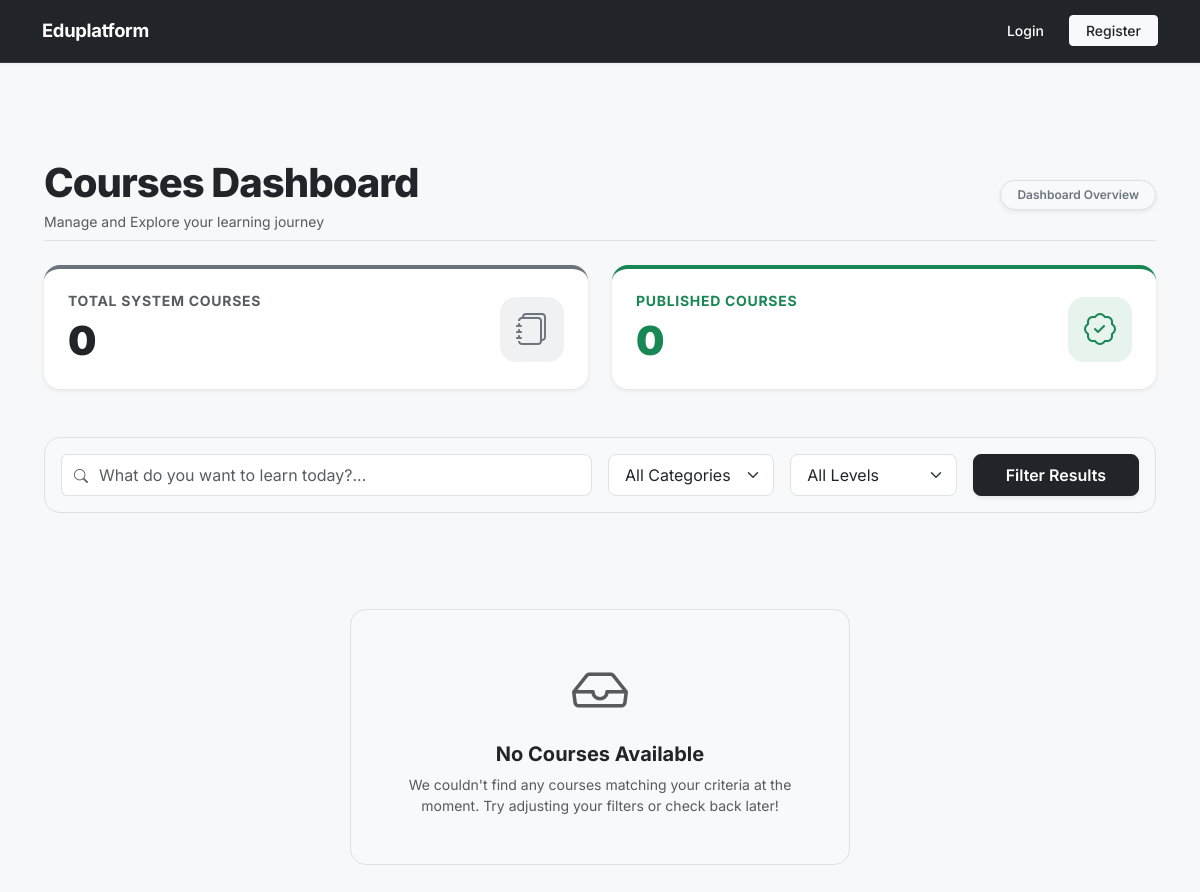
/, run on an earlier commit of the app's database.
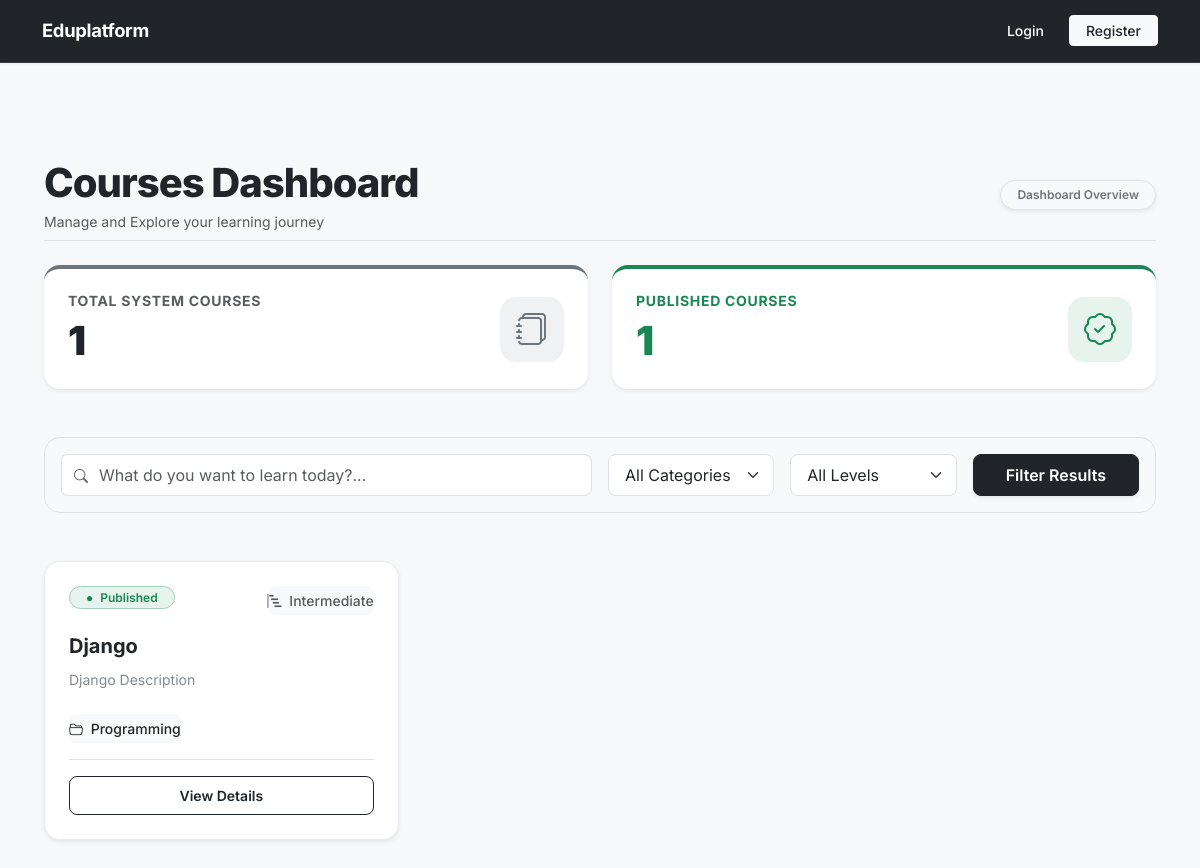
And on a later commit of the database.
### core/models.py (models this page shows, shortened)
class Course(models.Model):
    LEVEL_CHOICES = [
        ('beginner', 'Beginner'),
        ('intermediate', 'Intermediate'),
        ('advanced', 'Advanced'),
    ]
    title = models.CharField(max_length=200)
    description = models.TextField()
    teacher = models.ForeignKey(User, on_delete=models.CASCADE, related_name='created_courses')
    category = models.ForeignKey(Category, on_delete=models.PROTECT, related_name='courses')
    level = models.CharField(max_length=15, choices=LEVEL_CHOICES, default='beginner')
    is_published = models.BooleanField(default=False)
    created_at = models.DateTimeField(auto_now_add=True)
    updated_at = models.DateTimeField(auto_now=True)

class Category(models.Model):
    name = models.CharField(max_length=100)
    slug = models.SlugField(unique=True)
    class Meta:
        verbose_name_plural = "Categories"
    def __str__(self):
        return self.name

### core/views.py (the view)
# urls.py: path('',views.course_list,name='course_list'),
def course_list(request):
    if request.user.is_authenticated and request.user.profile.role == 'teacher':
        courses = Course.objects.filter(teacher=request.user)
    else:
        courses = Course.objects.filter(is_published=True)
    search = request.GET.get('search')
    category = request.GET.get('category')
    level = request.GET.get('level')
    if search:
        courses = courses.filter(title__icontains=search) | \
                  courses.filter(description__icontains=search)
    if category:
        courses = courses.filter(category__slug=category)
    if level:
        courses = courses.filter(level=level)
    enrolled_ids = []
    if request.user.is_authenticated:
        role = request.user.profile.role
        if role == 'teacher':
            stats = {
                'total': courses.count(),
                'published': courses.filter(is_published=True).count(),
                'unpublished': courses.filter(is_published=False).count(),
            }
        elif role == 'student':
            enrolled_ids = Enrollment.objects.filter(student=request.user).values_list('course_id', flat=True)
            stats = {
                'total': Course.objects.filter(is_published=True).count(),
                'published': Course.objects.filter(is_published=True).count(),
                'enrolled': len(enrolled_ids),
            }
        elif role == 'admin':
            stats = {
                'total': Course.objects.count(),
                'published': Course.objects.filter(is_published=True).count(),
                'unpublished': Course.objects.filter(is_published=False).count(),
            }
    else:
        stats = {
            'total': Course.objects.filter(is_published=True).count(),
            'published': Course.objects.filter(is_published=True).count(),
            'unpublished': 0
        }
    filtered_courses_count = courses.count()
    context = {
        'course': courses,
        'filtered_courses_count': filtered_courses_count,
        'categories': Category.objects.all(),
        'enrolled_ids': enrolled_ids,
        'stats': stats,
    }
    return render(request, 'core/course_list.html', context)

### core/templates/core/course_list.html (shortened to what the changed rows need)
{% extends 'core/base.html' %}
{% block content %}
<link rel="stylesheet" href="https://cdn.jsdelivr.net/npm/bootstrap-icons@1.11.3/font/bootstrap-icons.min.css">
<div class="container my-5">
    <div class="d-flex justify-content-between align-items-center mb-4 pb-2 border-bottom">
        <div>
            <h1 class="fw-extrabold text-dark m-0 tracking-tight">{{ title|default:"Courses Dashboard" }}</h1>
        </div>
    </div>
    <div class="row g-4 mb-5">
        <div class="{% if request.user.is_authenticated and request.user.profile.role == 'teacher' %}col-md-4{% else %}col-md-6{% endif %}">
            <div class="p-4 bg-white border-top border-secondary border-4 rounded-4 shadow-sm d-flex justify-content-between align-items-center h-100 transition-card">
                <div>
                    <h6 class="text-muted text-uppercase tracking-wider small fw-bold mb-2">
                        {% if request.user.is_authenticated and request.user.profile.role == 'teacher' %}
                            My Total Courses
                        {% else %}
                            Total System Courses
                        {% endif %}
                    </h6>
                    <h2 class="fw-black m-0 text-dark display-6">{{ stats.total }}</h2>
                </div>
            </div>
        </div>
        <div class="{% if request.user.is_authenticated and request.user.profile.role == 'teacher' %}col-md-4{% else %}col-md-6{% endif %}">
            <div class="p-4 bg-white border-top border-success border-4 rounded-4 shadow-sm d-flex justify-content-between align-items-center h-100 transition-card">
                <div>
                    <h6 class="text-success text-uppercase tracking-wider small fw-bold mb-2">
                        {% if request.user.is_authenticated and request.user.profile.role == 'student' %}
                            My Enrollments
                        {% else %}
                            Published Courses
                        {% endif %}
                    </h6>
                    <h2 class="fw-black m-0 text-success display-6">
                        {% if request.user.is_authenticated and request.user.profile.role == 'student' %}
                            {{ stats.enrolled }}
                        {% else %}
                            {{ stats.published }}
                        {% endif %}
                    </h2>
                </div>
            </div>
        </div>
    </div>
    <div class="row g-4">
        {% for c in course %}
            <div class="col-xl-4 col-md-6">
                <div class="card h-100 shadow-sm border border-light-subtle rounded-4 overflow-hidden position-relative transition-card bg-white">
                    <div class="card-body d-flex flex-column p-4">
                        <div class="d-flex justify-content-between align-items-start mb-3">
                            {% if c.is_published %}
                                <span class="badge bg-success bg-opacity-10 text-success rounded-pill px-3 py-1.5 small fw-semibold border border-success-subtle">
                                    <span class="me-1">●</span> Published
                                </span>
                            {% else %}
                                <span class="badge bg-warning bg-opacity-10 text-warning rounded-pill px-3 py-1.5 small fw-semibold border border-warning-subtle">
                                    <span class="me-1">●</span> Draft
                                </span>
                            {% endif %}
                            <div class="text-muted small fw-medium bg-light px-2.5 py-1 rounded-3">
                                <i class="bi bi-bar-chart-steps me-1"></i> {{ c.get_level_display }}
                            </div>
                        </div>
                        <h5 class="card-title fw-bold mb-2 text-dark lh-base">
                            <a href="{% url 'core:course_details' c.pk %}" class="text-decoration-none text-dark hover-link">
                                {{ c.title }}
                            </a>
                        </h5>
                        <p class="card-text text-secondary small flex-grow-1 mb-4 opacity-85">
                            {{ c.description|truncatewords:20 }}
                        </p>
                        <div class="d-flex gap-2 mb-3 pb-3 border-bottom small text-muted align-items-center">
                            <span class="bg-light px-2.5 py-1 rounded-2 text-dark fw-medium"><i class="bi bi-folder2-open me-1"></i> {{ c.category }}</span>
                        </div>
                        <div class="d-flex gap-2 mt-auto align-items-center">
                            <a href="{% url 'core:course_details' c.pk %}" class="btn btn-outline-dark btn-sm flex-fill fw-semibold py-2 rounded-3">
                                View Details
                            </a>
                        </div>
                    </div>
                </div>
            </div>
        {% empty %}
            <div class="col-12 text-center py-5 my-4">
                <div class="p-5 bg-light rounded-4 border border-dashed mx-auto" style="max-width:500px">
                    <i class="bi bi-inbox display-4 d-block mb-3 text-muted"></i>
                    <h5 class="fw-bold text-dark mb-2">No Courses Available</h5>
                    <p class="text-muted small mb-0">We couldn't find any courses matching your criteria at the moment. Try adjusting your filters or check back later!</p>
                </div>
            </div>
        {% endfor %}
    </div>
</div>
{% endblock %}

What changed in the data, as far as the page shows it:
added Course: is_published "Published", level "Intermediate", title "Django", description "Django Description", category "Programming"
Also different on the page:
{{ stats.total }}: "0" → "1"
{{ stats.published }}: "0" → "1"
text no longer shown: "No Courses Available We couldn't find any courses matching your criteria at the moment. Try adjusting your filters or check back later!"
